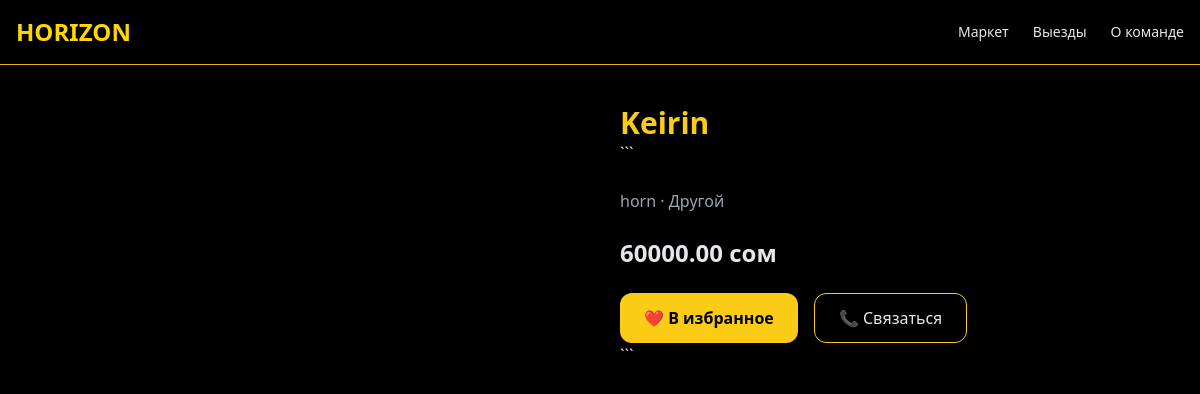
The app's page /market/1/, older data.
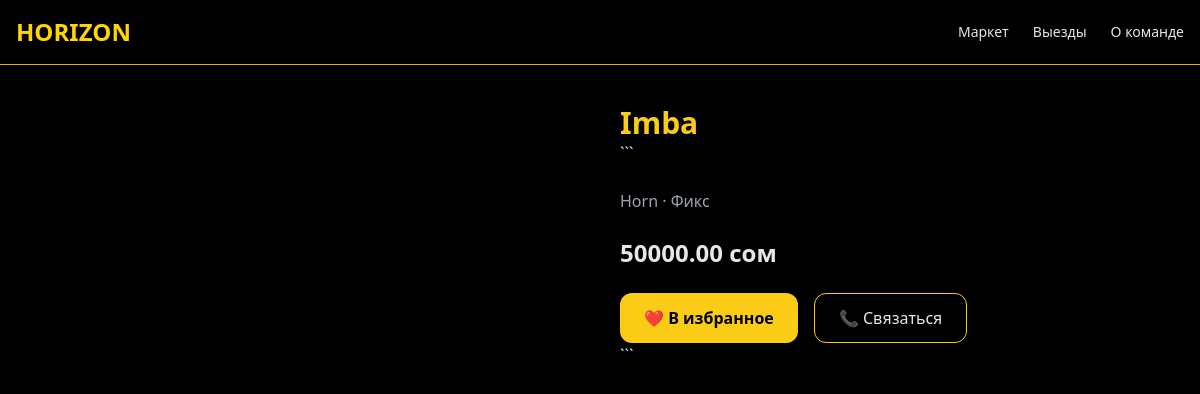
The same page, newer data.
### core/models.py (models this page shows, shortened)
class ForSaleBike(models.Model):
    title = models.CharField(max_length=100)
    brand = models.CharField(max_length=100)
    type = models.CharField(max_length=20, choices=BIKE_TYPES)
    price = models.DecimalField(max_digits=10, decimal_places=2)
    contact = models.CharField(max_length=100)
    created_at = models.DateTimeField(auto_now_add=True)

### market/views.py (the view)
# urls.py: path('<int:pk>/', views.bike_detail, name='bike_detail'),
def bike_detail(request, pk):
    bike = get_object_or_404(ForSaleBike, pk=pk)
    similar_bikes = ForSaleBike.objects.filter(
        type=bike.type
    ).exclude(id=bike.id)[:4]
    return render(request, 'market/bike_detail.html', {
        'bike': bike,
        'similar_bikes': similar_bikes
    })

### market/templates/market/bike_detail.html (shortened to what this page needs)
{% extends 'core/base.html' %}
{% block content %}
<div class="max-w-6xl mx-auto px-4 py-10 grid md:grid-cols-2 gap-10">
  <div>
  </div>
  <div class="space-y-6">
    <h1 class="text-3xl font-bold text-yellow-400">
      {{ bike.title }}
    </h1>
```
<p class="text-gray-400">
  {{ bike.brand }} · {{ bike.get_type_display }}
</p>
<p class="text-2xl font-bold">
  {{ bike.price }} сом
</p>
<div class="flex gap-4">
  <button class="bg-yellow-400 text-black px-6 py-3 rounded-xl font-bold
                 hover:bg-yellow-300 transition">
    ❤️ В избранное
  </button>
  <button class="border border-yellow-400 px-6 py-3 rounded-xl
                 hover:bg-yellow-400 hover:text-black transition">
    📞 Связаться
  </button>
</div>
```
  </div>
</div>
{% endblock %}

### core/templates/core/base.html (shortened to what this page needs)
<!DOCTYPE html>
<html lang="ru">
<head>
  <script src="https://cdn.tailwindcss.com"></script>
</head>
<body class="bg-black text-gray-200 min-h-screen">
  <header class="border-b border-yellow-500">
    <div class="max-w-7xl mx-auto px-4 py-4 flex justify-between items-center">
      <h1 class="text-2xl font-bold text-horizon">HORIZON</h1>
      <nav class="flex gap-6 text-sm">
        <a href="/market/" class="hover:text-horizon">Маркет</a>
        <a href="/rides/" class="hover:text-horizon">Выезды</a>
        <a href="/about/" class="hover:text-horizon">О команде</a>
      </nav>
    </div>
  </header>
  <main>
    {% block content %}{% endblock %}
  </main>
</body>
</html>

Row changes from the older to the newer data that the page shows:
changed ForSaleBike: title "Keirin" → "Imba"; brand "horn" → "Horn"; type "Другой" → "Фикс"; price "60000.00" → "50000.00"
